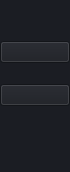
           <widget class="QFrame" name="frame_left_menu">
            <property name="sizePolicy">
             <sizepolicy hsizetype="Preferred" vsizetype="Preferred">
              <horstretch>0</horstretch>
              <verstretch>0</verstretch>
             </sizepolicy>
            </property>
            <property name="minimumSize">
             <size>
              <width>70</width>
              <height>0</height>
             </size>
            </property>
            <property name="maximumSize">
             <size>
              <width>70</width>
              <height>16777215</height>
             </size>
            </property>
            <property name="layoutDirection">
             <enum>Qt::LeftToRight</enum>
            </property>
            <property name="styleSheet">
             <string notr="true">background-color: rgb(27, 29, 35);</string>
            </property>
            <property name="frameShape">
             <enum>QFrame::NoFrame</enum>
            </property>
            <property name="frameShadow">
             <enum>QFrame::Raised</enum>
            </property>
            <layout class="QVBoxLayout" name="verticalLayout_5">
             <property name="spacing">
              <number>1</number>
             </property>
             <property name="leftMargin">
              <number>0</number>
             </property>
             <property name="topMargin">
              <number>0</number>
             </property>
             <property name="rightMargin">
              <number>0</number>
             </property>
             <property name="bottomMargin">
              <number>0</number>
             </property>
             <item alignment="Qt::AlignTop">
              <widget class="QFrame" name="frame_menus">
               <property name="frameShape">
                <enum>QFrame::NoFrame</enum>
               </property>
               <property name="frameShadow">
                <enum>QFrame::Raised</enum>
               </property>
               <layout class="QVBoxLayout" name="layout_menus">
                <property name="spacing">
                 <number>0</number>
                </property>
                <property name="leftMargin">
                 <number>0</number>
                </property>
                <property name="topMargin">
                 <number>0</number>
                </property>
                <property name="rightMargin">
                 <number>0</number>
                </property>
                <property name="bottomMargin">
                 <number>0</number>
                </property>
               </layout>
              </widget>
             </item>
             <item>
              <spacer name="verticalSpacer_3">
               <property name="orientation">
                <enum>Qt::Vertical</enum>
               </property>
               <property name="sizeType">
                <enum>QSizePolicy::Minimum</enum>
               </property>
               <property name="sizeHint" stdset="0">
                <size>
                 <width>20</width>
                 <height>40</height>
                </size>
               </property>
              </spacer>
             </item>
             <item>
              <widget class="QPushButton" name="pushButton_2">
               <property name="text">
                <string/>
               </property>
               <property name="icon">
                <iconset>
                 <normaloff>C:/Users/HP/Downloads/icons8-home-page-50.png</normaloff>C:/Users/HP/Downloads/icons8-home-page-50.png</iconset>
               </property>
               <property name="iconSize">
                <size>
                 <width>50</width>
                 <height>50</height>
                </size>
               </property>
              </widget>
             </item>
             <item>
              <spacer name="verticalSpacer_2">
               <property name="orientation">
                <enum>Qt::Vertical</enum>
               </property>
               <property name="sizeType">
                <enum>QSizePolicy::Fixed</enum>
               </property>
               <property name="sizeHint" stdset="0">
                <size>
                 <width>20</width>
                 <height>20</height>
                </size>
               </property>
              </spacer>
             </item>
             <item>
              <widget class="QPushButton" name="pushButton_3">
               <property name="locale">
                <locale language="Erzya" country="Russia"/>
               </property>
               <property name="text">
                <string/>
               </property>
               <property name="icon">
                <iconset>
                 <normaloff>C:/Users/HP/Downloads/icons8-protection-mask-50.png</normaloff>C:/Users/HP/Downloads/icons8-protection-mask-50.png</iconset>
               </property>
               <property name="iconSize">
                <size>
                 <width>50</width>
                 <height>50</height>
                </size>
               </property>
              </widget>
             </item>
             <item>
              <spacer name="verticalSpacer">
               <property name="orientation">
                <enum>Qt::Vertical</enum>
               </property>
               <property name="sizeHint" stdset="0">
                <size>
                 <width>20</width>
                 <height>40</height>
                </size>
               </property>
              </spacer>
             </item>
             <item alignment="Qt::AlignBottom">
              <widget class="QFrame" name="frame_extra_menus">
               <property name="sizePolicy">
                <sizepolicy hsizetype="Preferred" vsizetype="Preferred">
                 <horstretch>0</horstretch>
                 <verstretch>0</verstretch>
                </sizepolicy>
               </property>
               <property name="frameShape">
                <enum>QFrame::NoFrame</enum>
               </property>
               <property name="frameShadow">
                <enum>QFrame::Raised</enum>
               </property>
               <layout class="QVBoxLayout" name="layout_menu_bottom">
                <property name="spacing">
                 <number>10</number>
                </property>
                <property name="leftMargin">
                 <number>0</number>
                </property>
                <property name="topMargin">
                 <number>0</number>
                </property>
                <property name="rightMargin">
                 <number>0</number>
                </property>
                <property name="bottomMargin">
                 <number>25</number>
                </property>
               </layout>
              </widget>
             </item>
            </layout>
           </widget>
